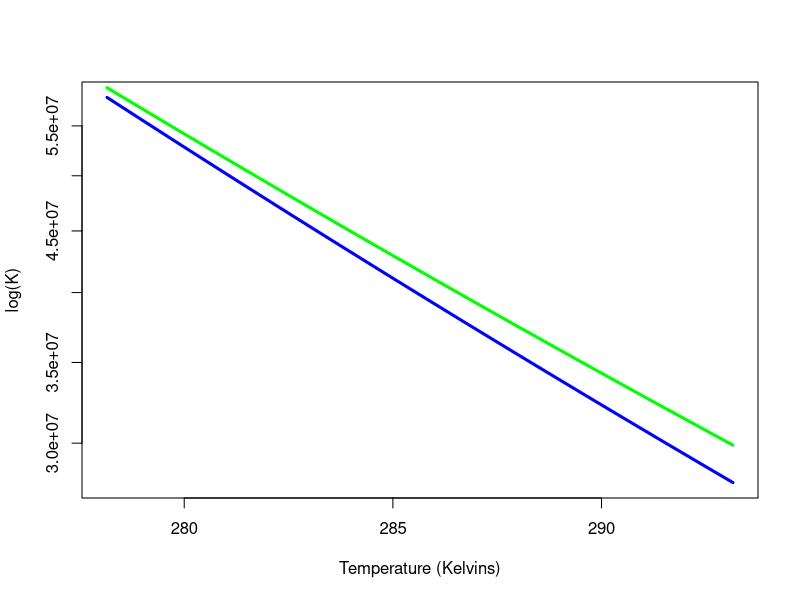
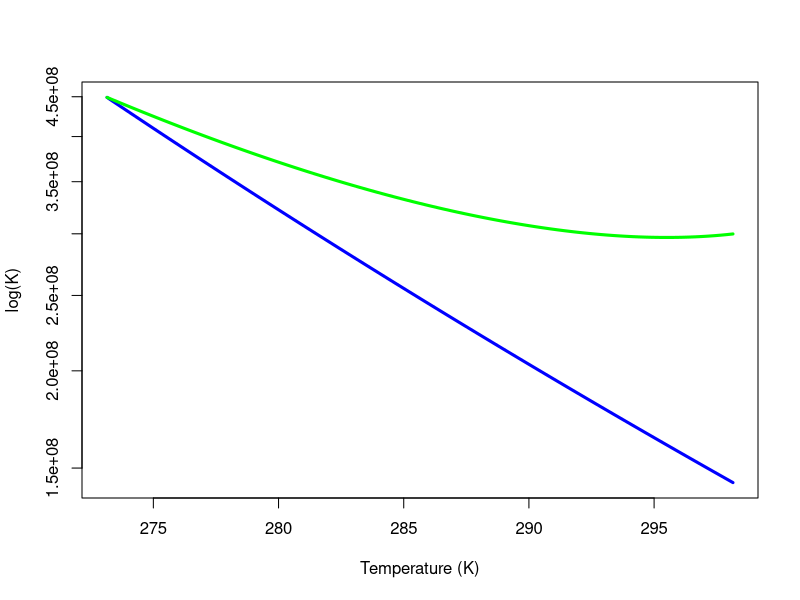

The R source for these figures, in order: (Note: this script raises an error after producing the figures.)
library(broom)
library(tidyverse)
library(modelr)


## k0 is the ref K
## m is body mass
## s is the percentage change in body mass with each degree increase in temperature
## t is the temperature
## k is boltzman's constant
## EP is the activation energy of photosynthesis





KMT <- function(k0, m, s, EP, k, t) k0*((m + s*(t-273.15))^(-3/4))*exp(-EP/(k*t))




## draw K curve with TSR (in blue)
curve(KMT(k0 = 10000, m = 500, s = 2.5, EP = -0.32, k = 8.62 * 10^(-5), x), from=273.15+5, to=273.15+20, xlab="Temperature (Kelvins)", ylab="log(K)", log = "y", col = "blue", lwd = 3)

## now add curve for K without TSR, shown in green
curve(KMT(k0 = 10000, m = 500, s = 0, EP = -0.32, k = 8.62 * 10^(-5), x), from=273.15+5, to=273.15+20, xlab="Temperature (Kelvins)", ylab="log(K)", log = "y", col = "green", add = TRUE, lwd = 3)



KMT <- function(k0, m, ss, EP, k, t) k0*((m + s*(t - 273.15))^(-3/4))*exp(-EP/(k*t))




## k0 is the ref K
## m is body mass at ref temp
## s is the percentage change in body mass with each degree increase in temperature
## t is the temperature
## k is boltzman's constant
## EP is the activation energy of photosynthesis


KMT <- function(k0, m, s, EP, k, t) k0*((m + ((-s/100)*m)*(t-273.15))^(-3/4))*exp(-EP/(k*t))

## now add curve for K without TSR, shown in blue
curve(KMT(k0 = 100000, m = 1000, s = 0, EP = -0.32, k = 8.62 * 10^(-5), x), from=273.15, to=273.15+25, xlab="Temperature (K)", ylab="log(K)", col = "blue", log = "y", lwd = 3)


## draw K curve with TSR (in green)
curve(KMT(k0 = 100000, m = 1000, s = 2.5, EP = -0.32, k = 8.62 * 10^(-5), x), from=273.15, to=273.15+25,
			xlab="Temperature (K)", ylab="log(K)", col = "green", log = "y", add = TRUE, lwd = 3)

library(tidyverse)

## now with ggplot!

KMT <- function(k0, m, s, EP, k, x) k0*((m + ((-s/100)*m)*(x-273.15))^(-3/4))*exp(-EP/(k*x))

f <- ggplot(data.frame(x = c(275.15, 275.15+25)), aes(x))

f + stat_function(fun= KMT, k0 = 100000, m = 1000, s = 2.5, EP = -0.32, k = 8.62 * 10^(-5))



## try again!


k0 = 100000
m = 1000
s = 0
EP = -0.32
k = 8.62 * 10^(-5)


KMT <- function(x) 6.5*((1000 + ((-2/100)*1000)*(x-273.15))^(-3/4))*exp(0.32/(8.62 * 10^(-5)*x))
KMT2 <- function(x) 6.5*((1000 + ((0/100)*1000)*(x-273.15))^(-3/4))*exp(0.32/(8.62 * 10^(-5)*x))
KMT3 <- function(x) 6.5*((1000 + ((-2.5/100)*1000)*(x-273.15))^(-3/4))*exp(0.32/(8.62 * 10^(-5)*x))

p + stat_function(fun = KMT, color = "blue", size = 2) +  stat_function(fun = KMT2, color = "green", size = 2) + xlim(273.15, 273.15 + 25) + scale_y_continuous(trans = "log") + theme_bw() +
	ylab("log K") + xlab("temperature (kelvins)")


k_obs <- read_csv("data-processed/output_rK_TT_cell_abundance.csv")


k_obs2 <- k_obs %>% 
	separate(ID, into = c("temperature", "replicate")) %>%
	mutate(temperature_kelvin = as.numeric(temperature) + 273.15) %>% 
	filter(K < 10^7)



KMT <- function(x) 7.5*((1000 + ((-2/100)*1000)*(x-278.15))^(-3/4))*exp(0.32/(8.62 * 10^(-5)*x))
KMT2 <- function(x) 7.5*((1000 + ((0/100)*1000)*(x-278.15))^(-3/4))*exp(0.32/(8.62 * 10^(-5)*x))
KMT3 <- function(x) 7.5*((1000 + ((-2.27/100)*1000)*(x-278.15))^(-3/4))*exp(0.32/(8.62 * 10^(-5)*x))

KMT2 <- function(x)17*((1000 + ((0/100)*1000)*(x-278.15))^(-0.87))*exp(0.32/(8.62 * 10^(-5)*x)) ## black
KMT3 <- function(x) 17*((1000 + ((-2.27/100)*1000)*(x-278.15))^(-0.87))*exp(0.32/(8.62 * 10^(-5)*x)) ## grey
p <- ggplot(data = data.frame(x = 0), mapping = aes(x = x))
p + geom_point(aes(x = temperature_kelvin, y = K), data = k_obs2, size = 0.5, alpha = 0) +
	# stat_function(fun = KMT, color = "grey", size = 2) + 
	stat_function(fun = KMT2, color = "black", size = 3) +
	stat_function(fun = KMT3, color = "grey", size = 3) +
	geom_point(aes(x = temperature_kelvin, y = K), data = k_obs2, size = 6, alpha = 0.5) +
	xlim(273.15 + 5, 273.15 + 25) +
	scale_y_continuous(trans = "log", breaks=seq(8000,30000,10000)) + theme_bw() +
	xlab("temperature (kelvin)") + ylab("ln carrying capacity (K)") +
	theme(text = element_text(size=20)) 
ggsave("figures/k-abundance-w-predictions-0.87.png")

kpred <- read_csv("data-processed/k-tsr-pred.csv")

kpreda <- read_csv("data-processed/k-tsr-pred-isometric.csv")
kpreda <- read_csv("data-processed/k-tsr-pred-isometric-0.87.csv")


kpred2 <- kpreda %>% 
	mutate(inverse_temp = 1/(8.62 * 10^(-5)*kelvin))

tsr <- kpred2 %>% 
	filter(treatment == "with_tsr")

no_tsr <- kpred2 %>% 
	filter(treatment == "without_tsr")

mod <- lm(log(k) ~ inverse_temp, data = tsr)
mod_no_tsr <- lm(log(k) ~ inverse_temp, data = no_tsr)

summary(mod)
tidy(mod, conf.int = TRUE)
tidy(mod_no_tsr, conf.int = TRUE)

kpred3 <- kpred2 %>% 
	add_predictions(mod, var = "pred") 
kpred4 <- kpred2 %>% 
	add_predictions(mod_no_tsr, var = "pred") 

k_obs_3 <- k_obs2 %>%
	mutate(temperature = as.numeric(temperature)) %>% 
	filter(temperature < 26) %>% 
	mutate(inverse_temp = 1/(8.62 * 10^(-5)*temperature_kelvin))

k_obs_4 <- k_obs2 %>%
	mutate(temperature = as.numeric(temperature)) %>% 
	mutate(inverse_temp = 1/(8.62 * 10^(-5)*temperature_kelvin))

ggplot() + 
	geom_point(aes(x = temperature_kelvin, y = log(K)), data = k_obs_3, size = 4, alpha = 0.5) +
	geom_line(aes(x = kelvin, y = pred-9.5), data = kpred3, color = "black", size = 2) +
	geom_line(aes(x = kelvin, y = pred-9.5), data = kpred4, color = "cadetblue", size = 2) +
	xlim(273.15, 273.15 + 25) + theme_bw() + xlab("temperature (kelvin)") + ylab("ln carrying capacity (K)") +
	theme(text = element_text(size=20))



## prediction line
ggplot() +	
ggplot(aes(x = inverse_temp, y = log(K))) + geom_point(size = 6, alpha = 0.5) +geom_smooth(method = "lm", color = "black", size = 3) +
	geom_line(aes(x = inverse_temp, y = pred-9.52), data = kpred4, color = "cadetblue", size = 3) +
	# geom_line(aes(x = inverse_temp, y = pred-9.55), data = kpred3, color = "red", size = 3)+
	scale_x_reverse(limits = c(42, 38.75)) +
	theme_bw() + xlab("temperature (1/kT)") + ylab("ln carrying capacity (K)") +
	theme(text = element_text(size=20))
ggsave("figures/k-temp-prediction-line.pdf")

## now with data

ggplot(aes(x = inverse_temp, y = log(K)), data = k_obs_3, size = 4, alpha = 0.5) + geom_point(size = 6, alpha = 0.5)+
	geom_smooth(method = "lm", color = "black", size = 3) + 
	geom_line(aes(x = inverse_temp, y = pred-9.52), data = kpred4, color = "cadetblue", size = 3) +
	# geom_line(aes(x = inverse_temp, y = pred-9.55), data = kpred3, color = "red", size = 3)+
	scale_x_reverse(limits = c(42, 38.75)) +
	theme_bw() + xlab("temperature (1/kT)") + ylab("ln carrying capacity (K)") +
	theme(text = element_text(size=20))
ggsave("figures/k-temp-prediction-line-with-data.pdf")


## now with new prediction (Figure 2 in paper)

ggplot(aes(x = inverse_temp, y = log(K)), data = k_obs_3, size = 4, alpha = 0.5) +
	geom_smooth(method = "lm", color = "#386CB0", size = 0.5) + 
	geom_line(aes(x = inverse_temp, y = pred + 0.025), data = kpred4, color = "black", size = 1, linetype = "dotted") +
	geom_line(aes(x = inverse_temp, y = pred + 0.045), data = kpred3, color = "black", size = 1, linetype = "dashed")+
	geom_smooth(method = "lm", colour="#386CB0", size = 1, fill = "#386CB0") + 
	geom_point(size = 4, alpha = 0.7, colour="#386CB0")+
	geom_point(size = 4, shape = 1, color = "black")+
	# geom_point(aes(x = inverse_temp, y = log(K)), data = k_obs_4, size = 4, alpha = 0.7)+
	scale_x_reverse(limits = c(42, 38.75)) +
	# scale_x_reverse(limits = c(42, 37)) +
	theme_bw() + xlab("Temperature (1/kT)") + ylab("Log carrying capacity (K)") +
	theme(panel.grid.major = element_blank(), panel.grid.minor = element_blank(),
				panel.background = element_blank(), axis.line = element_line(colour = "black")) +
	theme(text = element_text(size=14, family = "Helvetica"))
	# annotate("text", x = 41, y = 10.35, label = "prediction incorporating the \n temperature-size rule", size = 5) +
	# annotate("segment", x = 41.75, xend = 41.85, y = 10.34, yend = 10.27, colour="black", size=0.5, arrow = arrow(angle = 15, type = "closed", length = unit(0.03, "npc"))) +
	# annotate("text", x = 40.4, y = 9.4, label = "prediction with temperature \n independent body size", size = 5) +
	# annotate("segment", x = 39.65, xend = 39.4, y = 9.38, yend = 9.38, colour="black", size=0.5, arrow = arrow(angle = 20, type = "closed", length = unit(0.03, "npc"))) 
ggsave("figures/k-temp-prediction-line-with-data-new-pred.pdf")
ggsave("figures/k-temp-prediction-line-with-data-new-pred.png", width = 6, height = 5)


k_obs_biovolume <- read_csv("data-processed/output_rK_TT.csv")

k_obs2_biovolume <- k_obs_biovolume %>% 
	separate(ID, into = c("temperature", "replicate")) %>%
	mutate(temperature_kelvin = as.numeric(temperature) + 273.15) %>% 
	filter(K < 10^9)

k_obs_3_biovolume <- k_obs2_biovolume %>%
	mutate(temperature = as.numeric(temperature)) %>% 
	filter(temperature < 26) %>% 
	mutate(inverse_temp = 1/(8.62 * 10^(-5)*temperature_kelvin))

### now biovolume
ggplot(aes(x = inverse_temp, y = log(K)), data = k_obs_3_biovolume, size = 4, alpha = 0.5) + geom_point(size = 6, alpha = 0.5)+
	geom_smooth(method = "lm", color = "black", size = 3) +
	geom_line(aes(x = inverse_temp, y = pred-2.55), data = kpred4, color = "cadetblue", size = 3) +
	scale_x_reverse(limits = c(42, 38.75)) +
	theme_bw() + xlab("temperature (1/kT)") + ylab("ln population biomass(K)") +
	theme(text = element_text(size=20))
ggsave("figures/k-temp-prediction-line-with-biovolume.pdf")



# now let’s try to actually make predictions ------------------------------

x <- seq(278.15, 278.15+20, by = 0.01)
tsr_pred <- function(x) {
	y <- 7.5*((1000 + ((-2.27/100)*1000)*(x-278.15))^(-3/4))*exp(0.33/(8.62 * 10^(-5)*x))
} 

savage_pred <- function(x) {
	y <- 4.9*((1000 + ((0/100)*1000)*(x-278.15))^(-3/4))*exp(0.33/(8.62 * 10^(-5)*x))
} 

tsr_predictions <- sapply(x, tsr_pred)
savage_predictions <- sapply(x, savage_pred)
pred_df <- data.frame(K_tsr = predictions, K_savage = savage_predictions, temperature_kelvin = x)

pred_df2 <- pred_df %>% 
	mutate(inverse_temp = 1/(8.62 * 10^(-5)*temperature_kelvin))


	pred_df2 %>% 
		lm(log(K_tsr) ~ inverse_temp, data = .) %>% 
	tidy(., conf.int = TRUE)
	
	
	pred_df2 %>% 
		lm(log(K_savage) ~ inverse_temp, data = .) %>% 
		tidy(., conf.int = TRUE)

	ggplot(aes(x = inverse_temp, y = log(K)), data = k_obs_3) + 
		geom_smooth(method = "lm", color = "black") +
	 geom_line(aes(x = inverse_temp, y = log(K_savage)), data = pred_df2, linetype = "dotted", size = 1) +
		geom_smooth(method = "lm", color = "black", data = pred_df2, aes(x = inverse_temp, y = log(K_tsr)), linetype = "dashed") +
		theme_bw() + geom_point(size = 4, shape = 1, color = "black") +
		geom_point(size = 4, alpha = 0.5) +
		xlab("Temperature (1/kT)") + ylab("ln carrying capacity (cells/mL)") +
		theme(panel.grid.major = element_blank(), panel.grid.minor = element_blank(),
					panel.background = element_blank(), axis.line = element_line(colour = "black")) +
		theme(text = element_text(size=14, family = "Helvetica")) +
		scale_x_reverse(sec.axis = sec_axis(~((1/(.*8.62 * 10^(-5)))-273.15))) + xlab("Temperature (1/kT)") + ggtitle("Temperature (°C)") +
		theme(plot.title = element_text(hjust = 0.5, size = 14))
	ggsave("figures/k-temp-prediction-line-with-data-dual-axis.png", width = 6, height = 5)
	
?ggtitle
